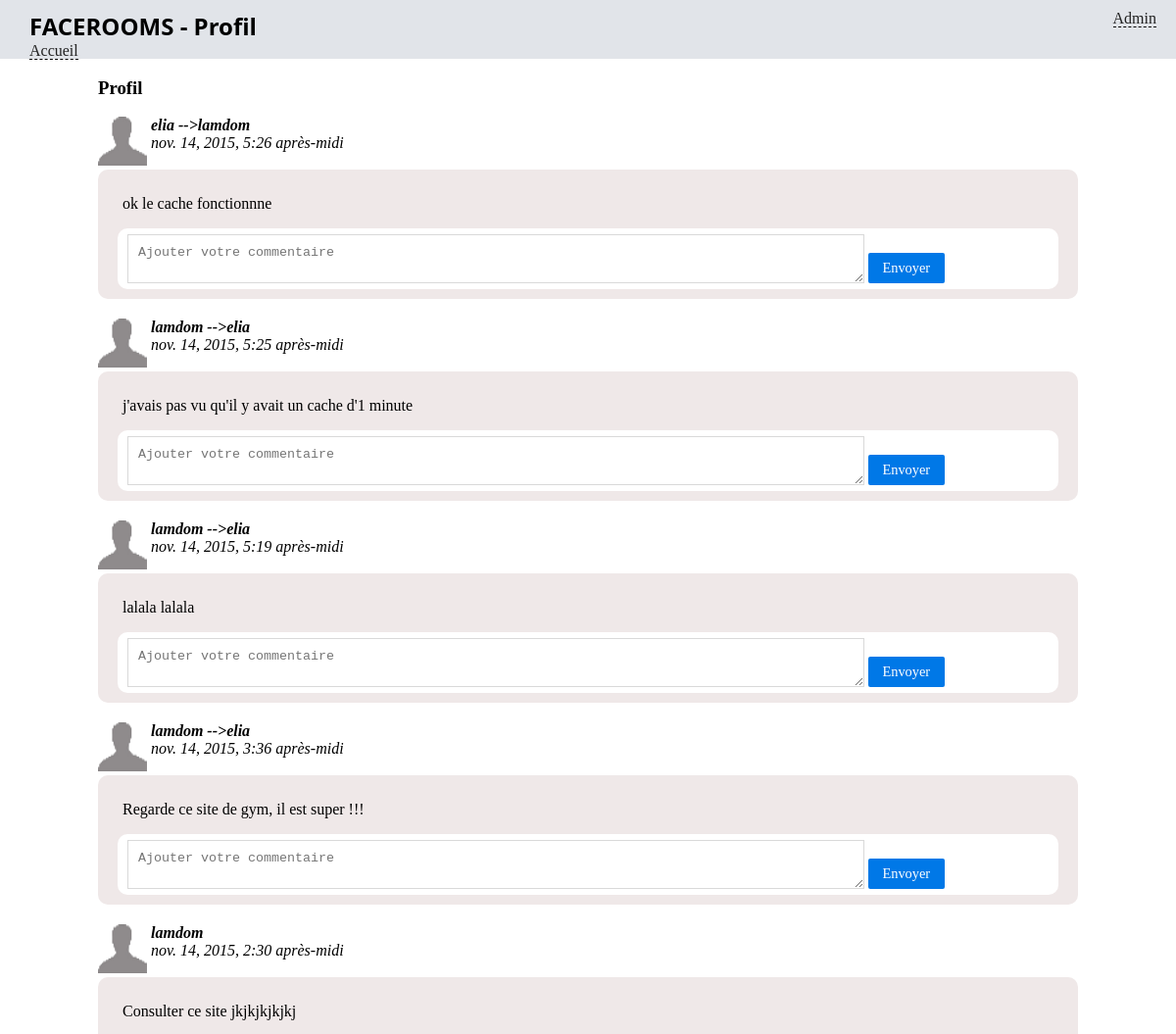
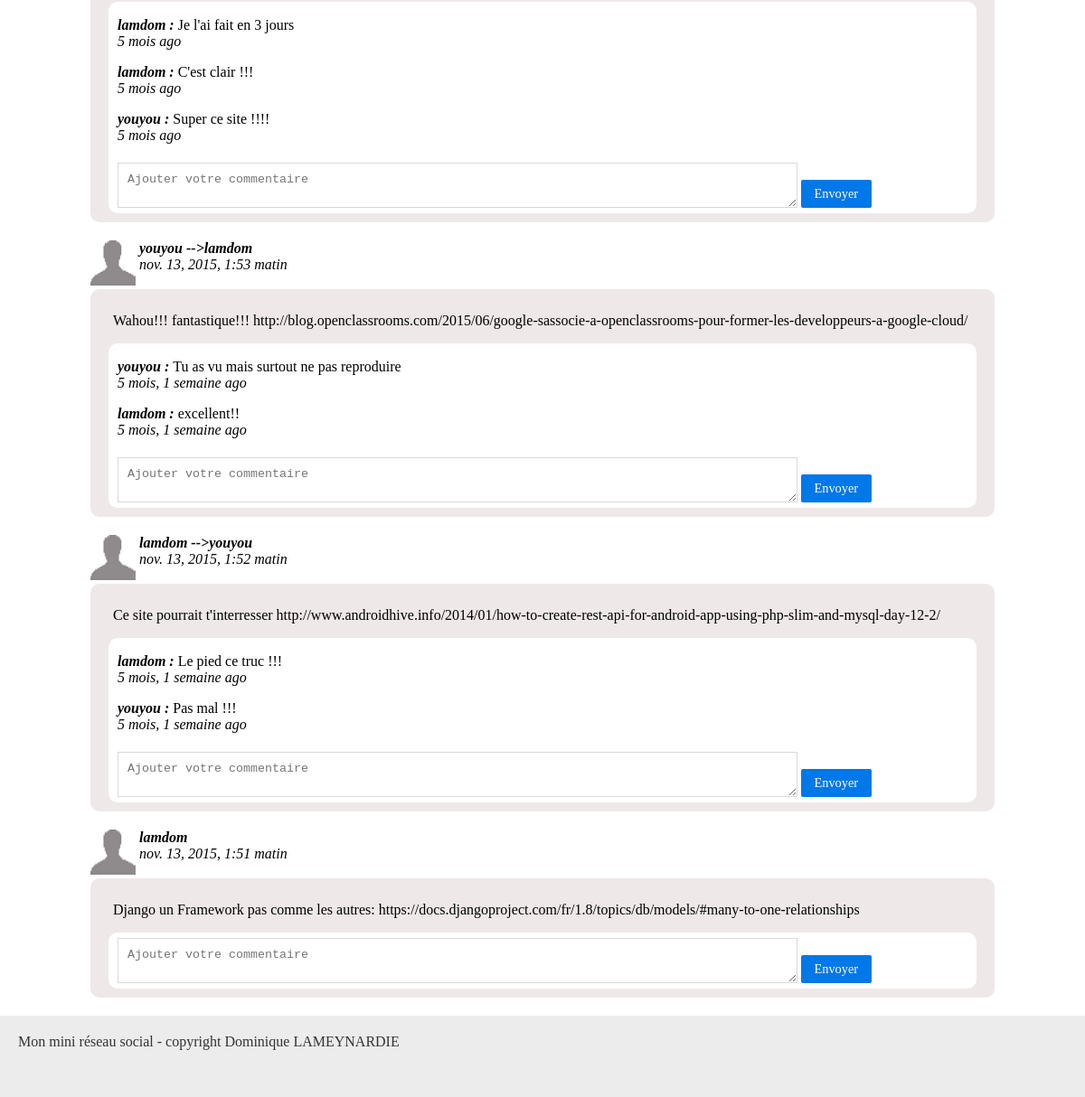
/social/lamdom, run on the app's committed database (2 pictures, top to bottom).
### social/models.py (models this page shows, shortened)
class MessageClassic(models.Model):
    date_message = models.DateTimeField(auto_now_add=True, verbose_name="Date du message")
    contenu_message = models.TextField(null=True, verbose_name="Contenu du message")
    auteur_message = models.ForeignKey(Auteur, verbose_name="Auteur du message")
    def commentaires(self):
        return self.commentaire_set.all()
    def recup_message_membre(self):
        if hasattr(self, 'messagemembre'):#on vérifie que l'attribut existe
            return self.messagemembre.destinataire_message
        return None

class Auteur(models.Model):
    pseudo = models.CharField(max_length=25)
    Avatar = models.FileField(null=True, blank=True, upload_to="avatars/")
    nom = models.CharField(max_length=35)
    prenom = models.CharField(max_length=25)
    email = models.EmailField(max_length=70)
    date = models.DateTimeField(auto_now_add=True, auto_now=False, verbose_name="Date d'inscription")
    def __str__(self):
        return self.pseudo

class MessageMembre(MessageClassic):# hérite de MessageClassic et a un attribut en plus
    destinataire_message = models.ForeignKey(Auteur, verbose_name="Destinataire du message")

class Commentaire(models.Model):
    date_commentaire = models.DateTimeField(auto_now_add=True)
    contenu_commentaire = models.TextField(null=True)
    auteur_commentaire = models.ForeignKey(Auteur)
    message = models.ForeignKey(MessageClassic)
    class Meta:
        ordering = ['-date_commentaire'] #trie les commentaires par date décroissante

### social/views.py (the view)
# urls.py: url(r'^(?P<pseudo>\w+)$', 'profil', name='profil'),
def profil(request, pseudo):
    list_message = MessageClassic.objects.all().order_by('-date_message').select_related('messagemembre')
    return render(request, 'social/profil.html', locals())

### social/templates/social/profil.html (shortened to what this page needs)
{% extends "base.html" %}
{% load i18n staticfiles %}
{% load humanize %}
{% block entete %}
    <h1>FACEROOMS - Profil</h1>
    <a href="{% url 'accueil' %}" id="accueil">Accueil</a>
{% endblock %}
{% block content %}
    <h3>Profil</h3>
    {% for message in list_message %}
        {% if message.auteur_message.pseudo == pseudo or message.recup_message_membre.pseudo == pseudo %}
            <div>
                <img src="{% static 'social/avatar.png' %}" alt="">
                <div class="infos">
                    <span id="auth">
                        {{ message.auteur_message }}
                        {% if message.recup_message_membre %}
                            -->{{ message.recup_message_membre }}
                        {% endif %}
                    </span><br>
                    {{ message.date_message }}
                </div>
                <div class="message">
                    <p id="text_message">{{ message.contenu_message }}</p>
                        <div class="commentaire">
                            {% for commentaire in message.commentaires %}
                                <p>
                                    <span class="info_auteur_com">{{ commentaire.auteur_commentaire}} : </span>
                                    {{ commentaire.contenu_commentaire }}<br>
                                    <span class="info_time_com">{{ commentaire.date_commentaire|naturaltime}}</span>
                                </p>
                            {% endfor %}
                            <form action="#">
                                <textarea name="comment" id="comment" cols="30" rows="10" placeholder="Ajouter votre commentaire"></textarea>
                                <input class="formulaire" type="submit" value="Envoyer">
                            </form>
                        </div>
                </div>
            </div>
        {% endif %}
    {% endfor %}
{% endblock %}

### social/templates/base.html (shortened to what this page needs)
{% load static %}
<!DOCTYPE html>
<html lang="fr">
<head>
    <link rel="stylesheet" href="{% static 'social/styles.css' %}" />
</head>
<body>
    <header>
    	<aside>
        	<a href="{% url 'admin:index' %}">Admin</a>
        </aside>
        {% block entete %}{% endblock %}
    </header>
    <div class="container">
        {% block content %}
        {% endblock %}
    </div>
    <footer>
        Mon mini réseau social - copyright  Dominique LAMEYNARDIE
    </footer>
</body>

### social/static/social/styles.css (style rules this page uses)
* { box-sizing: border-box; }
body { margin: 0; padding: 0; }
a { color: #222; border-bottom: 1px dashed #000; text-decoration: none; }
.container { margin: 0 auto; width: 1000px; }
header { background-color: #e1e4e9; height: 60px; padding-top: 10px; padding-bottom: 13px; }
header aside { float: right; margin-right: 20px; }
header h1 { margin: 0 30px; font-size: 1.5em; font-family: 'Open Sans'; }
#accueil { margin: 0px 30px; }
footer { background-color: #ECECEC; color: #333; height: 90px; padding: 20px; }
form input, form select, form textarea { border: 1px solid #d9d9d9; color: #343434; margin: 5px 0px 5px 0px; padding: 10px; vertical-align: bottom }
form textarea { height: 50px; width: 80%; }
input[type="submit"] { background-color: #0078E7; color: #FFF; font-family: Verdana; font-size: 0.9em; padding: 0.5em 1em; border: 0px none transparent; text-decoration: none; border-radius: 2px; display: inline-block; }
.message { border-radius: 10px 10px 10px 10px; padding: 10px 10px 5px 10px; margin-bottom: 20px; background-color: #efe8e8; }
#text_message { padding: 0px 15px; }
.infos { display: inline-block; width: 200px; height:50px; vertical-align: top; font-style: italic; }
#auth { font-weight: bold; }
img { display:inline-block; width:50px; height:50px; }
.commentaire { border-radius: 10px 10px 10px 10px; padding: 1px 10px 1px 10px; margin: 5px 10px 5px 10px; background-color: white; }
.info_auteur_com { font-style: italic; font-weight: bold; }
.info_time_com { font-style: italic; }

### data on the page
MessageClassic: auteur_message "elia", recup_message_membre "lamdom", date_message "nov. 14, 2015, 5:26 après-midi", contenu_message "ok le cache fonctionnne"
MessageClassic: auteur_message "lamdom", recup_message_membre "elia", date_message "nov. 14, 2015, 5:25 après-midi", contenu_message "j'avais pas vu qu'il y avait un cache d'1 minute"
MessageClassic: auteur_message "lamdom", recup_message_membre "elia", date_message "nov. 14, 2015, 5:19 après-midi", contenu_message "lalala lalala"
MessageClassic: auteur_message "lamdom", recup_message_membre "elia", date_message "nov. 14, 2015, 3:36 après-midi", contenu_message "Regarde ce site de gym, il est super !!!"
MessageClassic: auteur_message "lamdom", date_message "nov. 14, 2015, 2:30 après-midi", contenu_message "Consulter ce site jkjkjkjkjkj"
Commentaire: auteur_commentaire "lamdom", contenu_commentaire "Je l'ai fait en 3 jours", date_commentaire "5 mois ago"
Commentaire: auteur_commentaire "lamdom", contenu_commentaire "C'est clair !!!", date_commentaire "5 mois ago"
Commentaire: auteur_commentaire "youyou", contenu_commentaire "Super ce site !!!!", date_commentaire "5 mois ago"
MessageClassic: auteur_message "youyou", recup_message_membre "lamdom", date_message "nov. 13, 2015, 1:53 matin", contenu_message "Wahou!!! fantastique!!! http://blog.openclassrooms.com/2015/06/google-sassocie-a-openclassrooms-pour-former-les-developpeurs-a-google-cloud/"
Commentaire: auteur_commentaire "youyou", contenu_commentaire "Tu as vu mais surtout ne pas reproduire", date_commentaire "5 mois, 1 semaine ago"
Commentaire: auteur_commentaire "lamdom", contenu_commentaire "excellent!!", date_commentaire "5 mois, 1 semaine ago"
MessageClassic: auteur_message "lamdom", recup_message_membre "youyou", date_message "nov. 13, 2015, 1:52 matin", contenu_message "Ce site pourrait t'interresser http://www.androidhive.info/2014/01/how-to-create-rest-api-for-android-app-using-php-slim-and-mysql-day-12-2/"
Commentaire: auteur_commentaire "lamdom", contenu_commentaire "Le pied ce truc !!!", date_commentaire "5 mois, 1 semaine ago"
Commentaire: auteur_commentaire "youyou", contenu_commentaire "Pas mal !!!", date_commentaire "5 mois, 1 semaine ago"
MessageClassic: auteur_message "lamdom", date_message "nov. 13, 2015, 1:51 matin", contenu_message "Django un Framework pas comme les autres: https://docs.djangoproject.com/fr/1.8/topics/db/models/#many-to-one-relationships"
